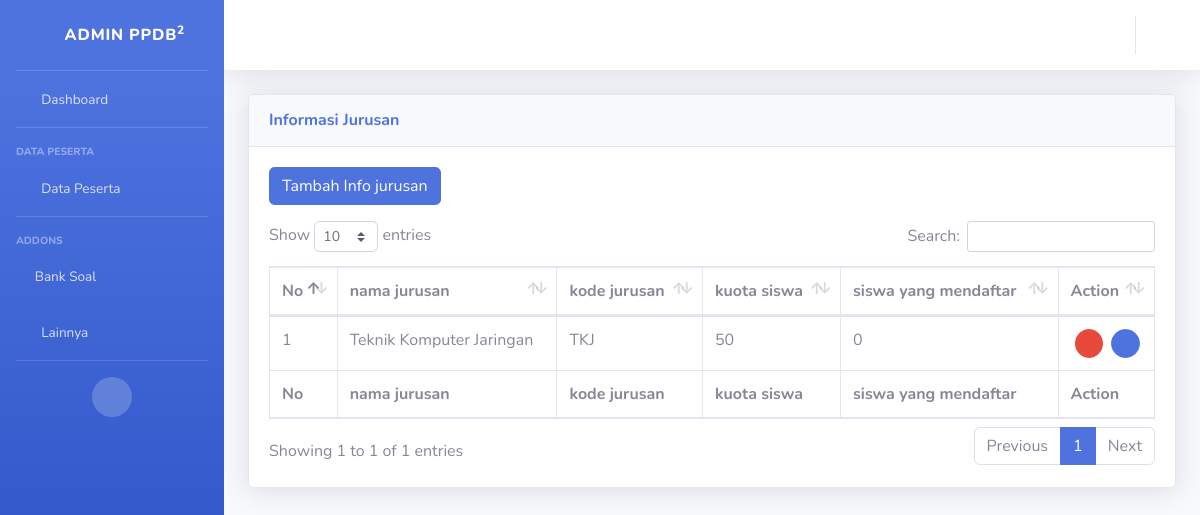
Screenshot of /index.php/info/info_jurusan with the database file from the repository.
### tables this page shows
CREATE TABLE `info_jurusan` (
  `id_jurusan` int(11) NOT NULL,
  `nama_jurusan` varchar(30) NOT NULL,
  `kode_jurusan` varchar(20) NOT NULL,
  `kuota_siswa` int(20) NOT NULL,
  `siswa_mendaftar` int(20) NOT NULL
);

### application/controllers/info/info_jurusan.php (called while the page is built, shortened)
<?php
class info_jurusan extends CI_Controller
{
	public function index()
	{
		$data['info_jurusan'] = $this->ppdb_model->get_data('info_jurusan')->result();
		$this->load->view('templates/header_admin');
		$this->load->view('templates/sidebar_admin');
		$this->load->view('info/info_jurusan', $data);
		$this->load->view('templates/footer_admin');
	}
}

### index.php (called while the page is built, shortened)
<?php
require_once BASEPATH.'core/CodeIgniter.php';

### application/models/ppdb_model.php (called while the page is built, shortened)
<?php
class Ppdb_model extends CI_Model
{
	public function get_data($table)
	{
		return $this->db->get($table);
	}
}

### application/views/info/info_jurusan.php (the view, shortened to what this page needs)
 <div class="container-fluid">
     <div class="card shadow mb-4">
         <div class="card-header py-3">
             <h6 class="m-0 font-weight-bold text-primary">Informasi Jurusan</h6>
         </div>
         <div class="card-body">
             <div class="table-responsive">
              <a href="<?php echo base_url('info/info_jurusan/tambah_info_jurusan') ?>" class="btn btn-primary mb-3">Tambah Info jurusan</a>
                 <table class="table table-bordered" id="dataTable" width="100%" cellspacing="0">
                     <thead>
                         <tr>
           <th>No</th>
		<th>nama jurusan</th>
		<th>kode jurusan</th>
         <th>kuota siswa</th>
         <th>siswa yang mendaftar</th>
		<th>Action</th>
                         </tr>
                     </thead>
                     <tfoot>
                         <tr>
                             <th>No</th>
         <th>nama jurusan</th>
         <th>kode jurusan</th>
         <th>kuota siswa</th>
         <th>siswa yang mendaftar</th>
         <th>Action</th>
                         </tr>
                     </tfoot>
                     <tbody>
<?php $no = 1;
	foreach ($info_jurusan as $cs) : ?>
		<tr>
			<td><?php echo $no++; ?></td>
			<td><?php echo $cs->nama_jurusan ?></td>
			<td><?php echo $cs->kode_jurusan ?></td>
           <td><?php echo $cs->kuota_siswa ?></td>
            <td><?php echo $cs->siswa_mendaftar ?></td>
			<td>
				<div class="row">
					<a href="<?php echo base_url('info/info_jurusan/delete_info_jurusan/') . $cs->id_jurusan ?>" class="btn btn-sm btn-danger btn-circle ml-3 mr-2"><i class="fas fa-trash"></i></a>
					<a href="<?php echo base_url('info/info_jurusan/update_info_jurusan/') . $cs->id_jurusan ?>" class="btn btn-sm btn-primary btn-circle "><i class="fas fa-edit"></i></a>
				</div>
			</td>
		</tr>
	<?php endforeach; ?>
                     </tbody>
                 </table>
             </div>
         </div>
     </div>
 </div>

### rows the page displays
info_jurusan: nama_jurusan "Teknik Komputer Jaringan", kode_jurusan "TKJ", kuota_siswa "50", siswa_mendaftar "0"
